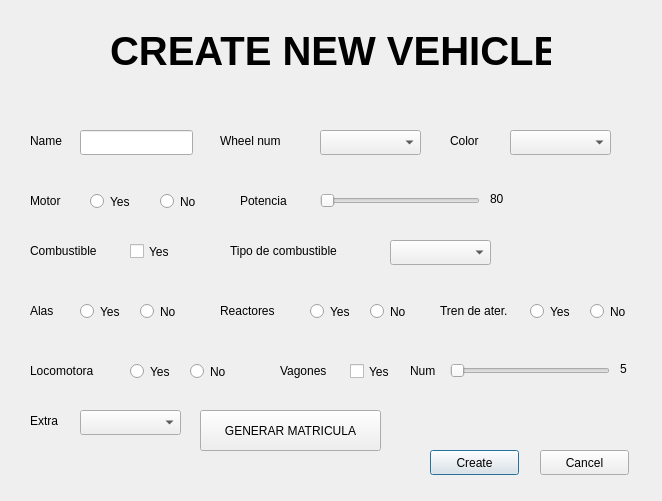
<?xml version="1.0" encoding="UTF-8"?>
<ui version="4.0">
 <class>newvehicle</class>
 <widget class="QDialog" name="newvehicle">
  <property name="geometry">
   <rect>
    <x>0</x>
    <y>0</y>
    <width>662</width>
    <height>501</height>
   </rect>
  </property>
  <property name="windowTitle">
   <string>Create new vehicle</string>
  </property>
  <widget class="QPushButton" name="pushButton">
   <property name="geometry">
    <rect>
     <x>430</x>
     <y>450</y>
     <width>89</width>
     <height>25</height>
    </rect>
   </property>
   <property name="text">
    <string>Create</string>
   </property>
  </widget>
  <widget class="QPushButton" name="pushButton_2">
   <property name="geometry">
    <rect>
     <x>540</x>
     <y>450</y>
     <width>89</width>
     <height>25</height>
    </rect>
   </property>
   <property name="text">
    <string>Cancel</string>
   </property>
  </widget>
  <widget class="QLabel" name="label">
   <property name="geometry">
    <rect>
     <x>110</x>
     <y>0</y>
     <width>441</width>
     <height>101</height>
    </rect>
   </property>
   <property name="font">
    <font>
     <pointsize>30</pointsize>
     <weight>75</weight>
     <bold>true</bold>
    </font>
   </property>
   <property name="text">
    <string>CREATE NEW VEHICLE</string>
   </property>
  </widget>
  <widget class="QLineEdit" name="lineEdit">
   <property name="geometry">
    <rect>
     <x>80</x>
     <y>130</y>
     <width>113</width>
     <height>25</height>
    </rect>
   </property>
  </widget>
  <widget class="QLabel" name="label_2">
   <property name="geometry">
    <rect>
     <x>30</x>
     <y>130</y>
     <width>71</width>
     <height>21</height>
    </rect>
   </property>
   <property name="text">
    <string>Name</string>
   </property>
  </widget>
  <widget class="QLabel" name="label_3">
   <property name="geometry">
    <rect>
     <x>220</x>
     <y>130</y>
     <width>81</width>
     <height>21</height>
    </rect>
   </property>
   <property name="text">
    <string>Wheel num</string>
   </property>
  </widget>
  <widget class="QComboBox" name="comboBox">
   <property name="geometry">
    <rect>
     <x>320</x>
     <y>130</y>
     <width>101</width>
     <height>25</height>
    </rect>
   </property>
   <item>
    <property name="text">
     <string/>
    </property>
   </item>
   <item>
    <property name="text">
     <string>2</string>
    </property>
   </item>
   <item>
    <property name="text">
     <string>3</string>
    </property>
   </item>
   <item>
    <property name="text">
     <string>4</string>
    </property>
   </item>
   <item>
    <property name="text">
     <string>6</string>
    </property>
   </item>
   <item>
    <property name="text">
     <string>40</string>
    </property>
   </item>
  </widget>
  <widget class="QLabel" name="label_4">
   <property name="geometry">
    <rect>
     <x>450</x>
     <y>130</y>
     <width>81</width>
     <height>21</height>
    </rect>
   </property>
   <property name="text">
    <string>Color</string>
   </property>
  </widget>
  <widget class="QComboBox" name="comboBox_2">
   <property name="geometry">
    <rect>
     <x>510</x>
     <y>130</y>
     <width>101</width>
     <height>25</height>
    </rect>
   </property>
   <item>
    <property name="text">
     <string/>
    </property>
   </item>
   <item>
    <property name="text">
     <string>Blanco</string>
    </property>
   </item>
   <item>
    <property name="text">
     <string>Negro</string>
    </property>
   </item>
   <item>
    <property name="text">
     <string>Rojo</string>
    </property>
   </item>
   <item>
    <property name="text">
     <string>Azul</string>
    </property>
   </item>
   <item>
    <property name="text">
     <string>Amarillo</string>
    </property>
   </item>
   <item>
    <property name="text">
     <string>Verde</string>
    </property>
   </item>
  </widget>
  <widget class="QLabel" name="label_5">
   <property name="geometry">
    <rect>
     <x>30</x>
     <y>190</y>
     <width>81</width>
     <height>21</height>
    </rect>
   </property>
   <property name="text">
    <string>Motor</string>
   </property>
  </widget>
  <widget class="QRadioButton" name="radioButton">
   <property name="geometry">
    <rect>
     <x>90</x>
     <y>190</y>
     <width>112</width>
     <height>23</height>
    </rect>
   </property>
   <property name="text">
    <string>Yes</string>
   </property>
   <attribute name="buttonGroup">
    <string notr="true">buttonGroup_2</string>
   </attribute>
  </widget>
  <widget class="QRadioButton" name="radioButton_2">
   <property name="geometry">
    <rect>
     <x>160</x>
     <y>190</y>
     <width>112</width>
     <height>23</height>
    </rect>
   </property>
   <property name="text">
    <string>No</string>
   </property>
   <attribute name="buttonGroup">
    <string notr="true">buttonGroup_2</string>
   </attribute>
  </widget>
  <widget class="QLabel" name="potencia">
   <property name="geometry">
    <rect>
     <x>240</x>
     <y>190</y>
     <width>81</width>
     <height>21</height>
    </rect>
   </property>
   <property name="text">
    <string>Potencia</string>
   </property>
  </widget>
  <widget class="QSlider" name="potenciabar">
   <property name="geometry">
    <rect>
     <x>320</x>
     <y>190</y>
     <width>160</width>
     <height>21</height>
    </rect>
   </property>
   <property name="minimum">
    <number>80</number>
   </property>
   <property name="maximum">
    <number>450</number>
   </property>
   <property name="orientation">
    <enum>Qt::Horizontal</enum>
   </property>
  </widget>
  <widget class="QLabel" name="potencianum">
   <property name="geometry">
    <rect>
     <x>490</x>
     <y>190</y>
     <width>67</width>
     <height>17</height>
    </rect>
   </property>
   <property name="text">
    <string>80</string>
   </property>
  </widget>
  <widget class="QLabel" name="label_8">
   <property name="geometry">
    <rect>
     <x>30</x>
     <y>240</y>
     <width>91</width>
     <height>21</height>
    </rect>
   </property>
   <property name="text">
    <string>Combustible</string>
   </property>
  </widget>
  <widget class="QCheckBox" name="checkBox">
   <property name="geometry">
    <rect>
     <x>130</x>
     <y>240</y>
     <width>92</width>
     <height>23</height>
    </rect>
   </property>
   <property name="text">
    <string>Yes</string>
   </property>
  </widget>
  <widget class="QLabel" name="label_9">
   <property name="geometry">
    <rect>
     <x>230</x>
     <y>240</y>
     <width>151</width>
     <height>21</height>
    </rect>
   </property>
   <property name="text">
    <string>Tipo de combustible</string>
   </property>
  </widget>
  <widget class="QComboBox" name="Combocombustible">
   <property name="geometry">
    <rect>
     <x>390</x>
     <y>240</y>
     <width>101</width>
     <height>25</height>
    </rect>
   </property>
   <item>
    <property name="text">
     <string/>
    </property>
   </item>
   <item>
    <property name="text">
     <string>Electrico</string>
    </property>
   </item>
   <item>
    <property name="text">
     <string>Gasolina</string>
    </property>
   </item>
   <item>
    <property name="text">
     <string>Diesel</string>
    </property>
   </item>
   <item>
    <property name="text">
     <string>Hibrido</string>
    </property>
   </item>
   <item>
    <property name="text">
     <string>Queroseno</string>
    </property>
   </item>
  </widget>
  <widget class="QLabel" name="label_10">
   <property name="geometry">
    <rect>
     <x>30</x>
     <y>300</y>
     <width>91</width>
     <height>21</height>
    </rect>
   </property>
   <property name="text">
    <string>Alas</string>
   </property>
  </widget>
  <widget class="QLabel" name="label_11">
   <property name="geometry">
    <rect>
     <x>220</x>
     <y>300</y>
     <width>91</width>
     <height>21</height>
    </rect>
   </property>
   <property name="text">
    <string>Reactores</string>
   </property>
  </widget>
  <widget class="QRadioButton" name="radioButton_3">
   <property name="geometry">
    <rect>
     <x>80</x>
     <y>300</y>
     <width>51</width>
     <height>23</height>
    </rect>
   </property>
   <property name="text">
    <string>Yes</string>
   </property>
   <attribute name="buttonGroup">
    <string notr="true">buttonGroup</string>
   </attribute>
  </widget>
  <widget class="QRadioButton" name="radioButton_4">
   <property name="geometry">
    <rect>
     <x>140</x>
     <y>300</y>
     <width>51</width>
     <height>23</height>
    </rect>
   </property>
   <property name="text">
    <string>No</string>
   </property>
   <attribute name="buttonGroup">
    <string notr="true">buttonGroup</string>
   </attribute>
  </widget>
  <widget class="QRadioButton" name="radioButton_5">
   <property name="geometry">
    <rect>
     <x>310</x>
     <y>300</y>
     <width>51</width>
     <height>23</height>
    </rect>
   </property>
   <property name="text">
    <string>Yes</string>
   </property>
   <attribute name="buttonGroup">
    <string notr="true">buttonGroup_3</string>
   </attribute>
  </widget>
  <widget class="QRadioButton" name="radioButton_6">
   <property name="geometry">
    <rect>
     <x>370</x>
     <y>300</y>
     <width>51</width>
     <height>23</height>
    </rect>
   </property>
   <property name="text">
    <string>No</string>
   </property>
   <attribute name="buttonGroup">
    <string notr="true">buttonGroup_3</string>
   </attribute>
  </widget>
  <widget class="QLabel" name="label_12">
   <property name="geometry">
    <rect>
     <x>440</x>
     <y>300</y>
     <width>91</width>
     <height>21</height>
    </rect>
   </property>
   <property name="text">
    <string>Tren de ater.</string>
   </property>
  </widget>
  <widget class="QRadioButton" name="radioButton_7">
   <property name="geometry">
    <rect>
     <x>530</x>
     <y>300</y>
     <width>51</width>
     <height>23</height>
    </rect>
   </property>
   <property name="text">
    <string>Yes</string>
   </property>
   <attribute name="buttonGroup">
    <string notr="true">buttonGroup_4</string>
   </attribute>
  </widget>
  <widget class="QRadioButton" name="radioButton_8">
   <property name="geometry">
    <rect>
     <x>590</x>
     <y>300</y>
     <width>51</width>
     <height>23</height>
    </rect>
   </property>
   <property name="text">
    <string>No</string>
   </property>
   <attribute name="buttonGroup">
    <string notr="true">buttonGroup_4</string>
   </attribute>
  </widget>
  <widget class="QLabel" name="label_6">
   <property name="geometry">
    <rect>
     <x>30</x>
     <y>360</y>
     <width>91</width>
     <height>21</height>
    </rect>
   </property>
   <property name="text">
    <string>Locomotora</string>
   </property>
  </widget>
  <widget class="QRadioButton" name="radioButton_9">
   <property name="geometry">
    <rect>
     <x>130</x>
     <y>360</y>
     <width>51</width>
     <height>23</height>
    </rect>
   </property>
   <property name="text">
    <string>Yes</string>
   </property>
  </widget>
  <widget class="QRadioButton" name="radioButton_10">
   <property name="geometry">
    <rect>
     <x>190</x>
     <y>360</y>
     <width>51</width>
     <height>23</height>
    </rect>
   </property>
   <property name="text">
    <string>No</string>
   </property>
  </widget>
  <widget class="QLabel" name="label_7">
   <property name="geometry">
    <rect>
     <x>280</x>
     <y>360</y>
     <width>91</width>
     <height>21</height>
    </rect>
   </property>
   <property name="text">
    <string>Vagones</string>
   </property>
  </widget>
  <widget class="QCheckBox" name="checkBox_2">
   <property name="geometry">
    <rect>
     <x>350</x>
     <y>360</y>
     <width>51</width>
     <height>23</height>
    </rect>
   </property>
   <property name="text">
    <string>Yes</string>
   </property>
  </widget>
  <widget class="QLabel" name="numvagones">
   <property name="geometry">
    <rect>
     <x>410</x>
     <y>360</y>
     <width>41</width>
     <height>21</height>
    </rect>
   </property>
   <property name="text">
    <string>Num</string>
   </property>
  </widget>
  <widget class="QLabel" name="numvagonesnum">
   <property name="geometry">
    <rect>
     <x>620</x>
     <y>360</y>
     <width>67</width>
     <height>17</height>
    </rect>
   </property>
   <property name="text">
    <string>5</string>
   </property>
  </widget>
  <widget class="QSlider" name="numvagonesbar">
   <property name="geometry">
    <rect>
     <x>450</x>
     <y>360</y>
     <width>160</width>
     <height>21</height>
    </rect>
   </property>
   <property name="minimum">
    <number>5</number>
   </property>
   <property name="maximum">
    <number>20</number>
   </property>
   <property name="orientation">
    <enum>Qt::Horizontal</enum>
   </property>
  </widget>
  <widget class="QLabel" name="label_13">
   <property name="geometry">
    <rect>
     <x>30</x>
     <y>410</y>
     <width>41</width>
     <height>21</height>
    </rect>
   </property>
   <property name="text">
    <string>Extra</string>
   </property>
  </widget>
  <widget class="QComboBox" name="comboBox_3">
   <property name="geometry">
    <rect>
     <x>80</x>
     <y>410</y>
     <width>101</width>
     <height>25</height>
    </rect>
   </property>
   <item>
    <property name="text">
     <string/>
    </property>
   </item>
   <item>
    <property name="text">
     <string>Rueda de repuesto</string>
    </property>
   </item>
   <item>
    <property name="text">
     <string>Kit de reparacion</string>
    </property>
   </item>
  </widget>
  <widget class="QPushButton" name="pushButton_3">
   <property name="geometry">
    <rect>
     <x>200</x>
     <y>410</y>
     <width>181</width>
     <height>41</height>
    </rect>
   </property>
   <property name="text">
    <string>GENERAR MATRICULA</string>
   </property>
  </widget>
  <widget class="QLabel" name="label_14">
   <property name="geometry">
    <rect>
     <x>240</x>
     <y>450</y>
     <width>181</width>
     <height>41</height>
    </rect>
   </property>
   <property name="font">
    <font>
     <pointsize>16</pointsize>
    </font>
   </property>
   <property name="text">
    <string/>
   </property>
  </widget>
 </widget>
 <resources/>
 <connections>
  <connection>
   <sender>potenciabar</sender>
   <signal>sliderMoved(int)</signal>
   <receiver>potencianum</receiver>
   <slot>setNum(int)</slot>
   <hints>
    <hint type="sourcelabel">
     <x>457</x>
     <y>204</y>
    </hint>
    <hint type="destinationlabel">
     <x>503</x>
     <y>204</y>
    </hint>
   </hints>
  </connection>
  <connection>
   <sender>radioButton_2</sender>
   <signal>clicked(bool)</signal>
   <receiver>potencia</receiver>
   <slot>hide()</slot>
   <hints>
    <hint type="sourcelabel">
     <x>182</x>
     <y>205</y>
    </hint>
    <hint type="destinationlabel">
     <x>276</x>
     <y>202</y>
    </hint>
   </hints>
  </connection>
  <connection>
   <sender>radioButton_2</sender>
   <signal>clicked(bool)</signal>
   <receiver>potenciabar</receiver>
   <slot>hide()</slot>
   <hints>
    <hint type="sourcelabel">
     <x>167</x>
     <y>204</y>
    </hint>
    <hint type="destinationlabel">
     <x>346</x>
     <y>200</y>
    </hint>
   </hints>
  </connection>
  <connection>
   <sender>radioButton_2</sender>
   <signal>clicked(bool)</signal>
   <receiver>potencianum</receiver>
   <slot>hide()</slot>
   <hints>
    <hint type="sourcelabel">
     <x>168</x>
     <y>208</y>
    </hint>
    <hint type="destinationlabel">
     <x>525</x>
     <y>195</y>
    </hint>
   </hints>
  </connection>
  <connection>
   <sender>radioButton</sender>
   <signal>clicked(bool)</signal>
   <receiver>potencia</receiver>
   <slot>show()</slot>
   <hints>
    <hint type="sourcelabel">
     <x>201</x>
     <y>212</y>
    </hint>
    <hint type="destinationlabel">
     <x>289</x>
     <y>210</y>
    </hint>
   </hints>
  </connection>
  <connection>
   <sender>radioButton</sender>
   <signal>clicked(bool)</signal>
   <receiver>potenciabar</receiver>
   <slot>show()</slot>
   <hints>
    <hint type="sourcelabel">
     <x>121</x>
     <y>202</y>
    </hint>
    <hint type="destinationlabel">
     <x>390</x>
     <y>203</y>
    </hint>
   </hints>
  </connection>
  <connection>
   <sender>radioButton</sender>
   <signal>clicked(bool)</signal>
   <receiver>potencianum</receiver>
   <slot>show()</slot>
   <hints>
    <hint type="sourcelabel">
     <x>145</x>
     <y>201</y>
    </hint>
    <hint type="destinationlabel">
     <x>523</x>
     <y>198</y>
    </hint>
   </hints>
  </connection>
  <connection>
   <sender>checkBox</sender>
   <signal>clicked(bool)</signal>
   <receiver>label_9</receiver>
   <slot>setVisible(bool)</slot>
   <hints>
    <hint type="sourcelabel">
     <x>180</x>
     <y>260</y>
    </hint>
    <hint type="destinationlabel">
     <x>307</x>
     <y>256</y>
    </hint>
   </hints>
  </connection>
  <connection>
   <sender>checkBox</sender>
   <signal>clicked(bool)</signal>
   <receiver>Combocombustible</receiver>
   <slot>setVisible(bool)</slot>
   <hints>
    <hint type="sourcelabel">
     <x>171</x>
     <y>246</y>
    </hint>
    <hint type="destinationlabel">
     <x>433</x>
     <y>251</y>
    </hint>
   </hints>
  </connection>
  <connection>
   <sender>checkBox_2</sender>
   <signal>clicked(bool)</signal>
   <receiver>numvagones</receiver>
   <slot>setVisible(bool)</slot>
   <hints>
    <hint type="sourcelabel">
     <x>374</x>
     <y>382</y>
    </hint>
    <hint type="destinationlabel">
     <x>425</x>
     <y>380</y>
    </hint>
   </hints>
  </connection>
  <connection>
   <sender>checkBox_2</sender>
   <signal>clicked(bool)</signal>
   <receiver>numvagonesbar</receiver>
   <slot>setVisible(bool)</slot>
   <hints>
    <hint type="sourcelabel">
     <x>383</x>
     <y>373</y>
    </hint>
    <hint type="destinationlabel">
     <x>509</x>
     <y>370</y>
    </hint>
   </hints>
  </connection>
  <connection>
   <sender>checkBox_2</sender>
   <signal>clicked(bool)</signal>
   <receiver>numvagonesnum</receiver>
   <slot>setVisible(bool)</slot>
   <hints>
    <hint type="sourcelabel">
     <x>373</x>
     <y>367</y>
    </hint>
    <hint type="destinationlabel">
     <x>630</x>
     <y>365</y>
    </hint>
   </hints>
  </connection>
  <connection>
   <sender>numvagonesbar</sender>
   <signal>sliderMoved(int)</signal>
   <receiver>numvagonesnum</receiver>
   <slot>setNum(int)</slot>
   <hints>
    <hint type="sourcelabel">
     <x>574</x>
     <y>364</y>
    </hint>
    <hint type="destinationlabel">
     <x>643</x>
     <y>363</y>
    </hint>
   </hints>
  </connection>
 </connections>
 <buttongroups>
  <buttongroup name="buttonGroup"/>
  <buttongroup name="buttonGroup_2"/>
  <buttongroup name="buttonGroup_3"/>
  <buttongroup name="buttonGroup_4"/>
 </buttongroups>
</ui>
